Frame 1 (no input): blank canvas, image omitted
Frame 60 (no input): blank canvas, image omitted
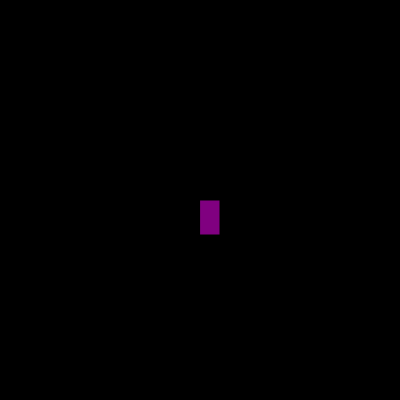
Frame 120 (the mouse pressed at the canvas centre since frame 60)

The p5.js sketch whose frames 1 and 60 were blank and that drew this single picture after the mouse press (run headless with seeded random() and noise() and a simulated clock; from frame 60 on, the mouse is pressed at the canvas centre):

// p5.js sketch
// ── sketch.js
function setup() {
    createCanvas(400, 400);
    background ("black")
  }

  function draw() {
    stroke("black");
    fill("purple");
    
    
    if  (mouseIsPressed)  {
      rect(mouseX, mouseY, 20, 35);
    }
  }
